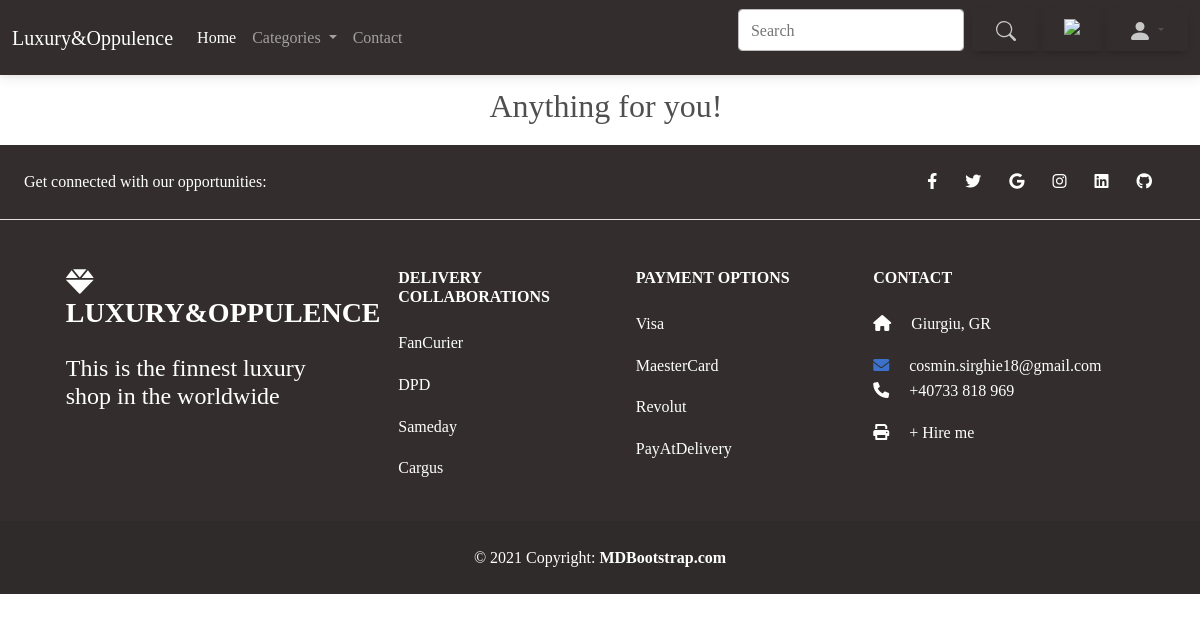
/, run on an earlier commit of the app's database.
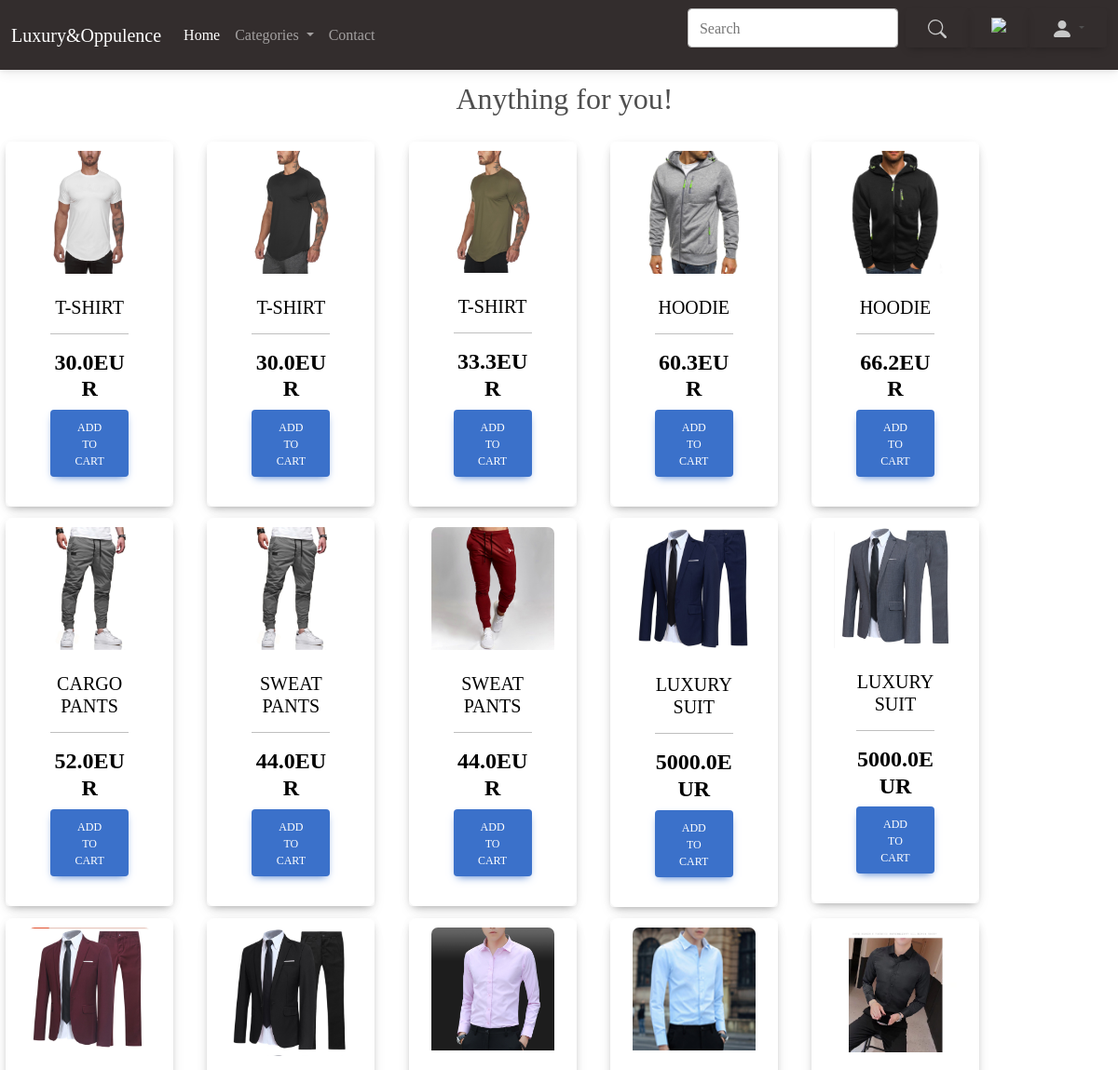
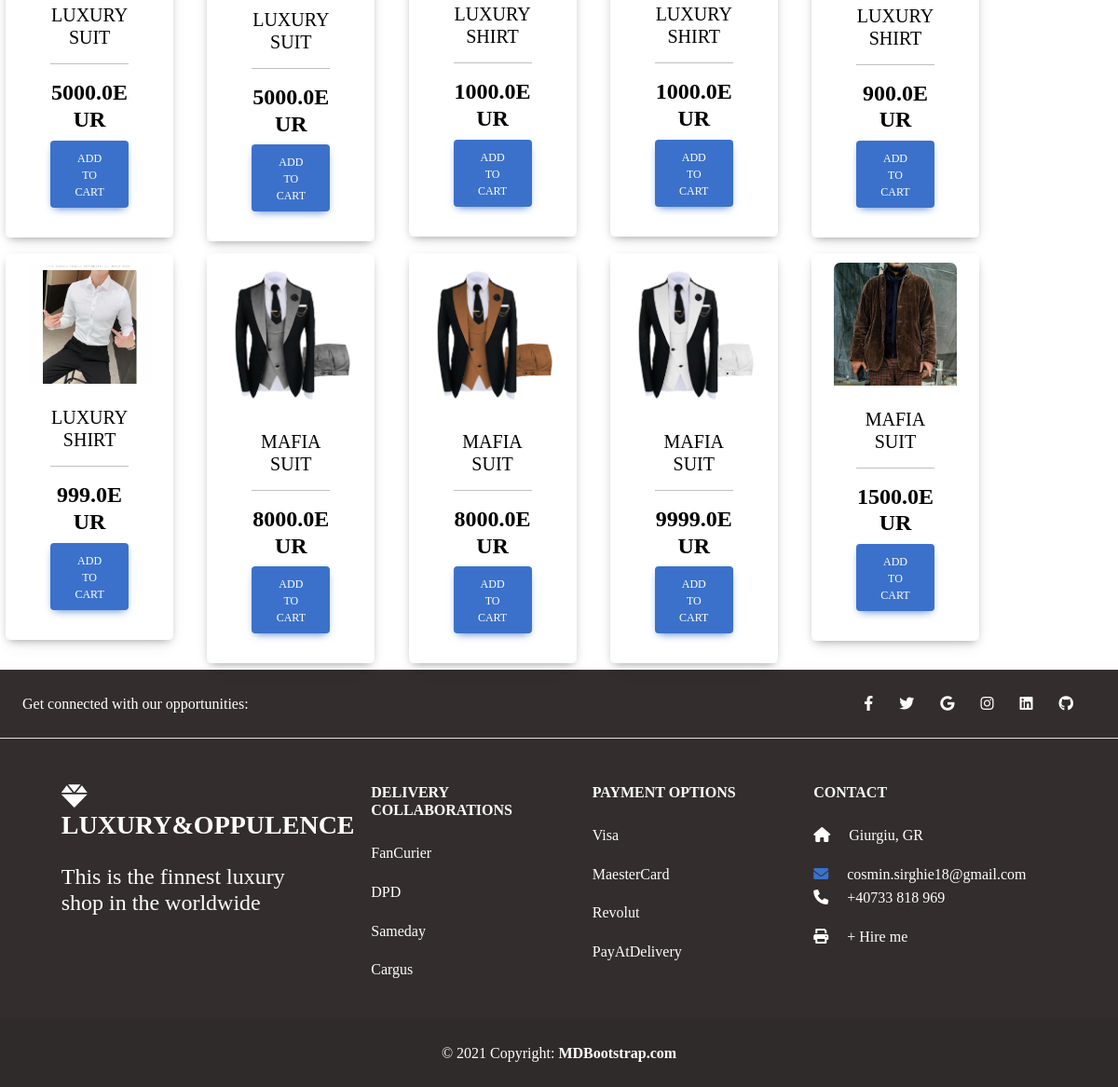
And on a later commit of the database (2 pictures, top to bottom).
### shop_mag/models.py (models this page shows, shortened)
class Item(models.Model):
    name = models.CharField(max_length=250)
    price = models.FloatField()
    category = models.ForeignKey(Category, on_delete=models.CASCADE)
    label = models.CharField(choices=LABEL_CHOICES, max_length=2, blank=False)
    color = models.CharField(choices=COLORS, max_length=50)
    gender = models.CharField(choices=gender, max_length=10)
    description = models.TextField(null=True)
    stock = models.IntegerField(default=10)
    photo = models.ImageField(null=True, max_length=255, upload_to="static/")
    slug = models.SlugField(auto_created=True)
    @property
    def get_image(self):
        try:
            url = self.photo.url
        except:
            url = ''
        return url

### shop_mag/views.py (the view)
# urls.py: path('', views.ListaProduse.as_view(), name='home'),
class ListaProduse(ListView):
    model = Item
    context_object_name = 'lista_produse'
    template_name = 'home.html'

### shop_mag/context_processors.py (called while the page is built)
def navbar_data(request):
    categories = Category.objects.all()
    return {'categories': categories}

### templates/home.html (shortened to what this page needs)
{% extends 'base.html' %}
{% load static %}
{% block content %}
    <body style="background-image: url('{% static 'blurata.jpg' %}'); text-align: center; font-family: cursive">
    {% include 'products_block.html' with title='Anything for you!' product_list=lista_produse %}
{% endblock %}

### templates/products_block.html
    <div class="title" style="padding: 1%">
        <h2 style='padding-left: 1%'>{{ title }}</h2>
    </div>
    <div class="row">
        {% for item in product_list %}
            <div class="col-12 col-sm-6 col-md-3 col-lg-2" style="margin: .5%">
                <div class="card">
                    <a class="btn" href="{% url 'shop_mag:product_details' item.id %}">
                        <img class="card-img-top" src="{{ item.get_image }}" alt="Card image cap">
                        <div class="card-body" style="color: black">
                            <h5 class="card-title">{{ item.name }}</h5>
                            <hr>
                            <h4 style="display: inherit"><strong>{{ item.price }}EUR</strong></h4>
                            <button type="button" class="btn btn-primary">Add to cart</button>
                        </div>
                    </a>
                </div>
            </div>
        {% endfor %}
    </div>

What changed in the data, as far as the page shows it:
added Item: get_image (picture), name "T-SHIRT", price "30.0"
added Item: get_image (picture), name "T-SHIRT", price "30.0"
added Item: get_image (picture), name "T-SHIRT", price "33.3"
added Item: get_image (picture), name "HOODIE", price "60.3"
added Item: get_image (picture), name "HOODIE", price "66.2"
added Item: get_image (picture), name "CARGO PANTS", price "52.0"
added Item: get_image (picture), name "SWEAT PANTS", price "44.0"
added Item: get_image (picture), name "SWEAT PANTS", price "44.0"
added Item: get_image (picture), name "LUXURY SUIT", price "5000.0"
added Item: get_image (picture), name "LUXURY SUIT", price "5000.0"
added Item: get_image (picture), name "LUXURY SUIT", price "5000.0"
added Item: get_image (picture), name "LUXURY SUIT", price "5000.0"
added Item: get_image (picture), name "LUXURY SHIRT", price "1000.0"
added Item: get_image (picture), name "LUXURY SHIRT", price "1000.0"
added Item: get_image (picture), name "LUXURY SHIRT", price "900.0"
added Item: get_image (picture), name "LUXURY SHIRT", price "999.0"
added Item: get_image (picture), name "MAFIA SUIT", price "8000.0"
added Item: get_image (picture), name "MAFIA SUIT", price "8000.0"
added Item: get_image (picture), name "MAFIA SUIT", price "9999.0"
added Item: get_image (picture), name "MAFIA SUIT", price "1500.0"
